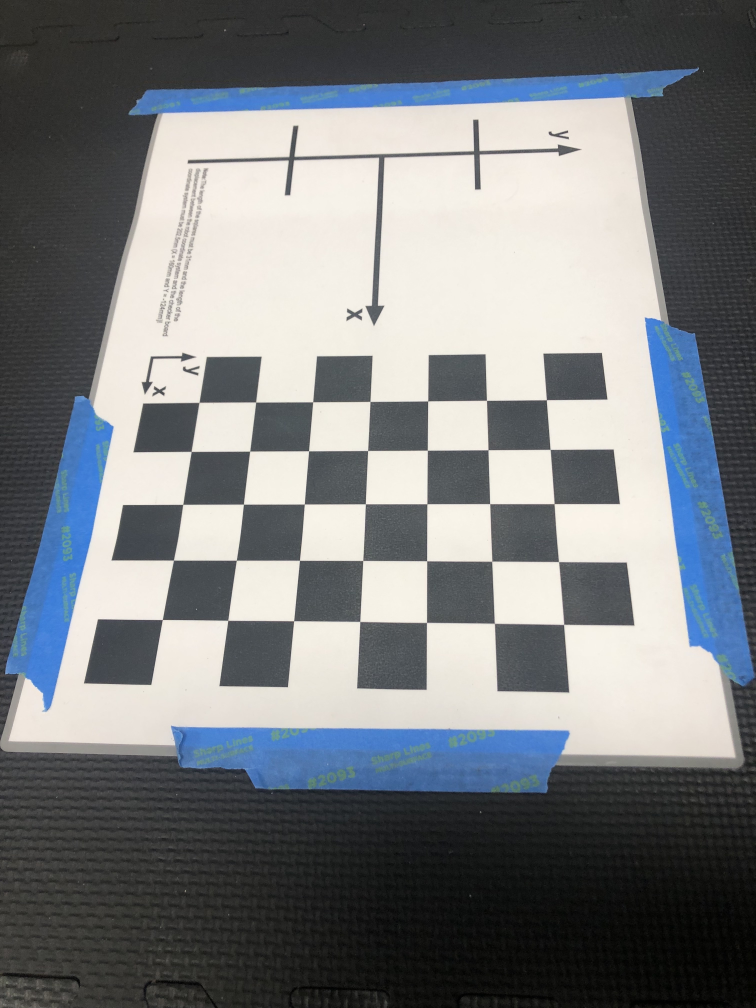
#> input picture camera_calibration/large_cal_images/IMG_8488.jpg, 3024 x 4032 px (shown at 1/4 size); its folder holds 4 pictures in this run
$ python flip_imgs.py
#> lines starting #> are read from the running program, lines starting #| are printed output that depends on the picture
import cv2
import os
from natsort import natsorted

if __name__ == '__main__':
    # folder_name = "shrunk_cal_images"
    folder_name = "large_cal_images"
    images = natsorted(os.listdir(folder_name)) # read in images
    # cv2.namedWindow('Img',cv2.WINDOW_NORMAL)
    for image_name in images:
        img = cv2.imread(folder_name+"/"+str(image_name))
#> img is the input picture: shape (4032, 3024, 3); mean B, G, R 127.3, 124.8, 121.8
        print("Image",image_name,"shape is",img.shape)
#| Image IMG_8488.jpg shape is (4032, 3024, 3)
        #Image should be shape 403(2) x 302(4) for (large)
        if img.shape[0] == 4032 or img.shape[0] == 403:
            flipped_img = cv2.transpose(img)
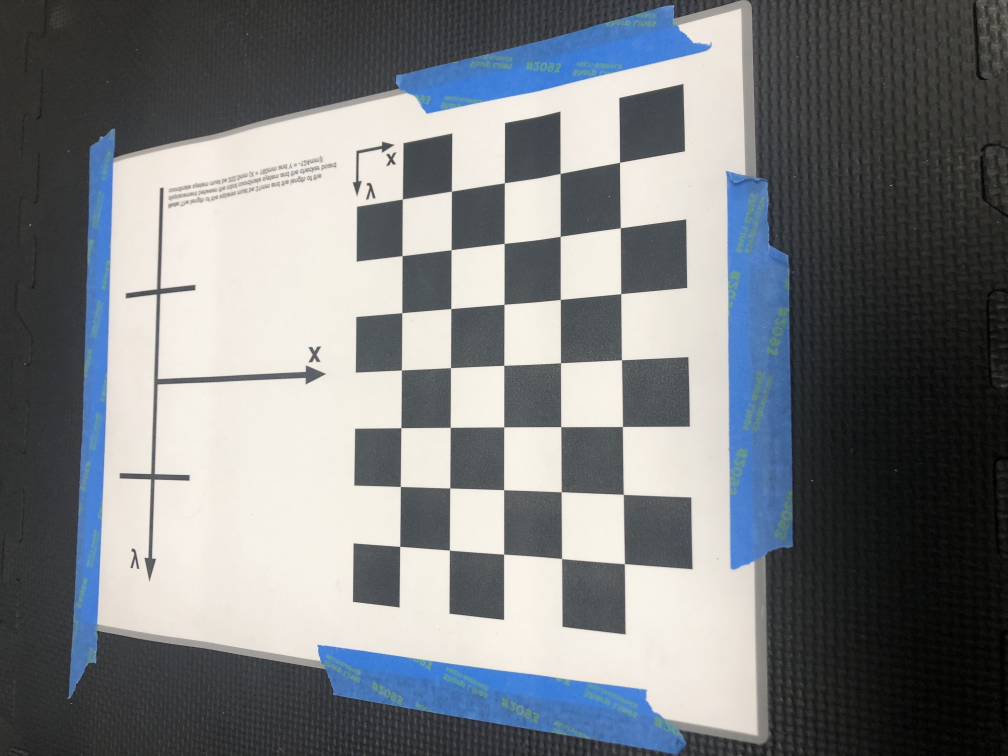
#> flipped_img: shape (3024, 4032, 3) (shown at 1/4 size); mean B, G, R 127.3, 124.8, 121.8

            cv2.namedWindow('Original', cv2.WINDOW_NORMAL)
            cv2.imshow("Original", img)
            cv2.namedWindow('Flipped', cv2.WINDOW_NORMAL)
            cv2.imshow("Flipped", flipped_img)
            cv2.waitKey(0)
            cv2.destroyAllWindows()

            print("New Image shape:",flipped_img.shape)
#| New Image shape: (3024, 4032, 3)
#> pass 3 of the loop `for image_name in images:`:
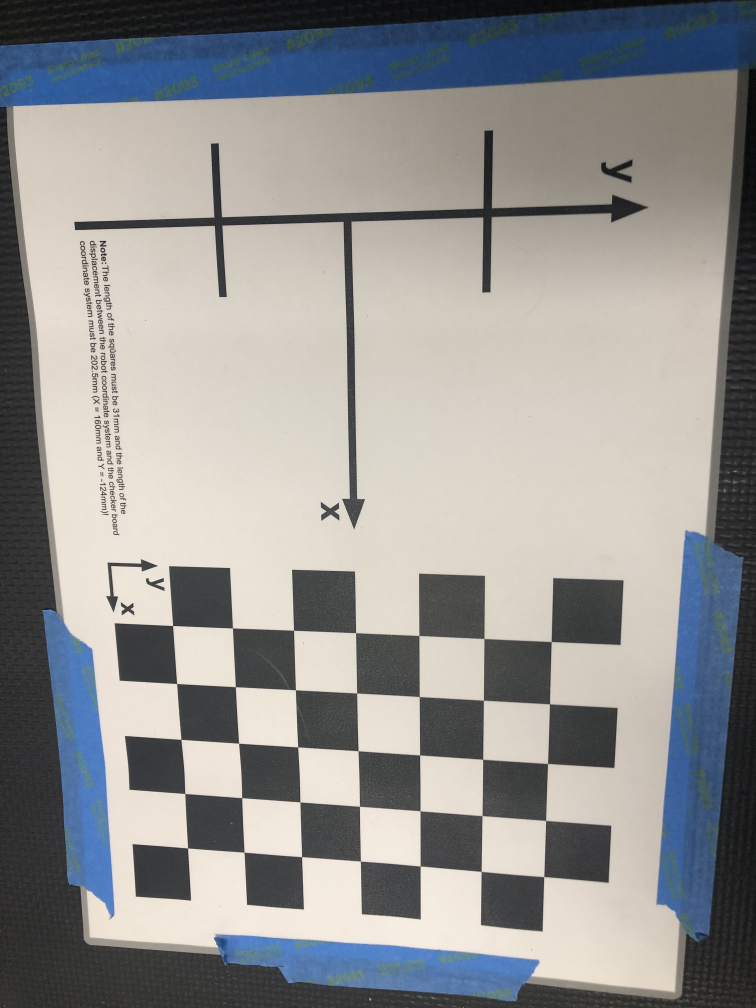
#> input picture camera_calibration/large_cal_images/IMG_8490.jpg, 3024 x 4032 px (shown at 1/4 size)
#> img is the input picture: shape (4032, 3024, 3); mean B, G, R 146.4, 147.6, 148.1
#| Image IMG_8490.jpg shape is (4032, 3024, 3)
#> `flipped_img = cv2.transpose(img)`:
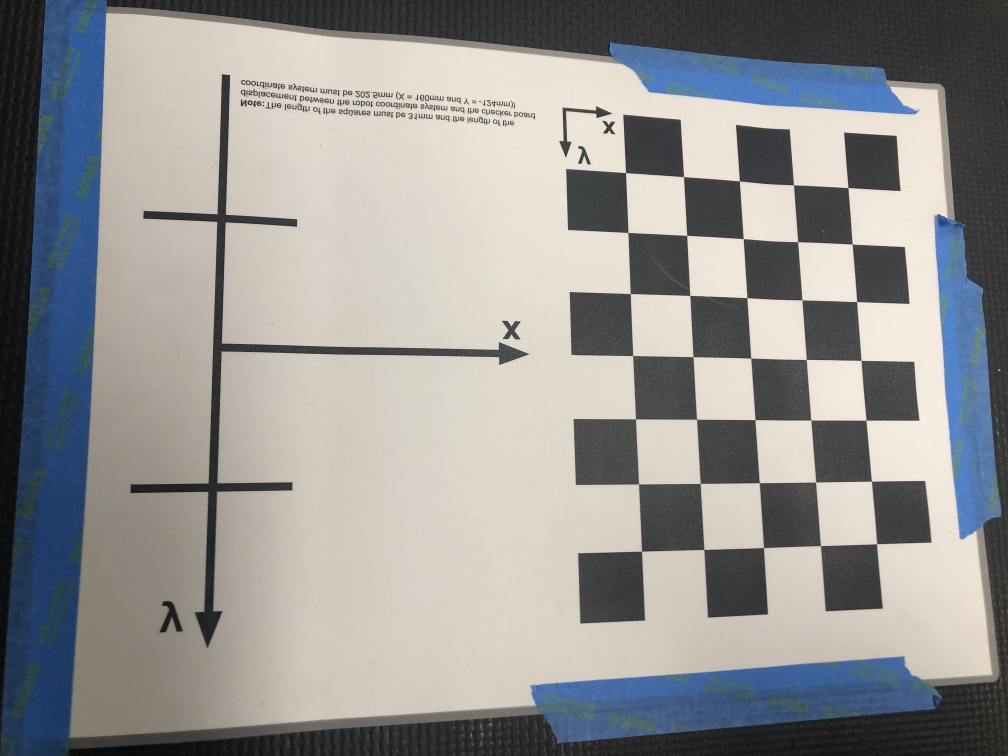
#> flipped_img: shape (3024, 4032, 3) (shown at 1/4 size); mean B, G, R 146.4, 147.6, 148.1
#| New Image shape: (3024, 4032, 3)
#> the loop made 4 passes; the first 3 are shown
            cv2.imwrite(folder_name+"/"+str(image_name),flipped_img)
